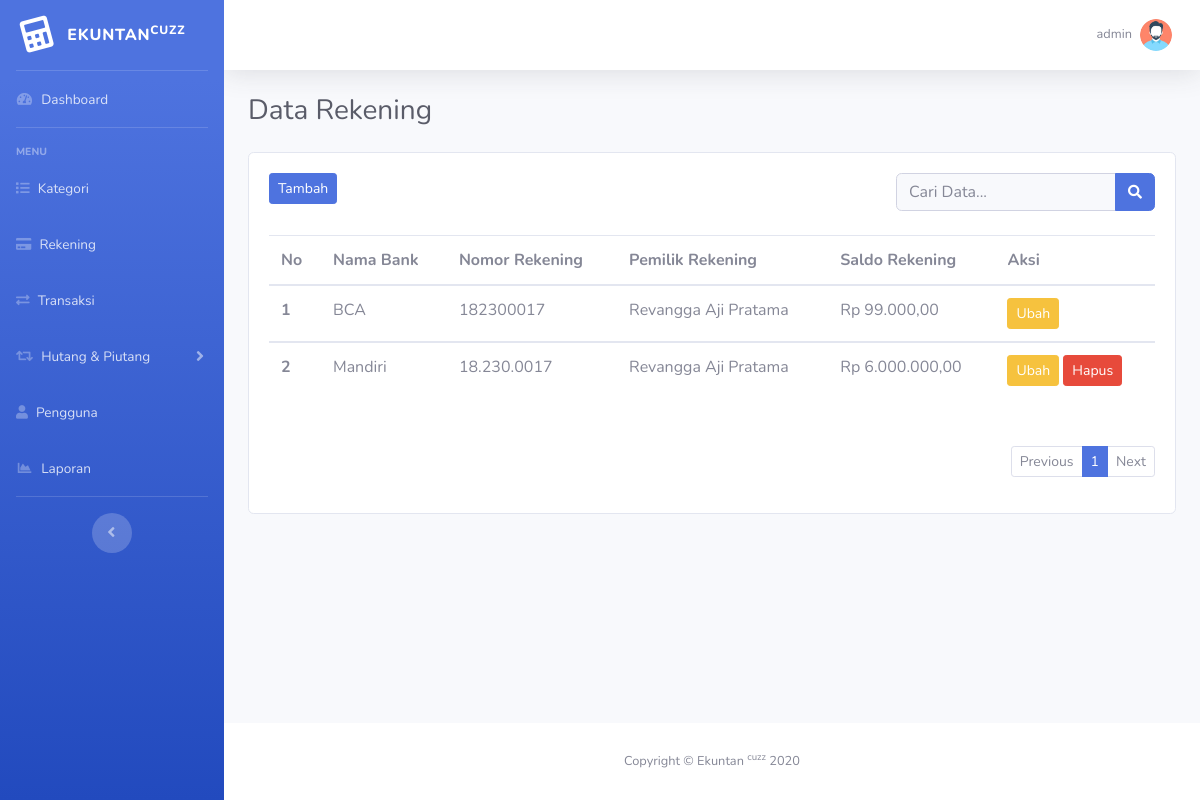
/rekening (signed in), run on the app's committed database.
### tables this page shows
CREATE TABLE `rekening` (
  `id` int(11) NOT NULL,
  `nama_bank` varchar(255) NOT NULL,
  `no_rekening` varchar(20) NOT NULL,
  `pemilik_rekening` varchar(255) NOT NULL,
  `saldo_rekening` bigint(20) NOT NULL
);

### config/rupiahs.php (called while the page is built)
<?php
function rupiah($nominal)
{
    $uang = "Rp " . number_format($nominal, 2, ',', '.');
    return $uang;
}

### pages/rekening/_table-rekening.php (the view, shortened to what this page needs)
<div class="row mt-4">
    <div class="col">
        <table class="table table-hover">
            <thead>
                <tr>
                    <th scope="col">No</th>
                    <th scope="col">Nama Bank</th>
                    <th scope="col">Nomor Rekening</th>
                    <th scope="col">Pemilik Rekening</th>
                    <th scope="col">Saldo Rekening</th>
                    <th scope="col">Aksi</th>
                </tr>
            </thead>
            <?php
               $batas = 5;
               $halaman = isset($_GET['page']) ? (int) $_GET['page'] : 1;
               $dataAwal = ($halaman > 1) ? ($halaman * $batas) - $batas : 0;
               $selanjutnya = $halaman + 1;
               $sebelumnya = $halaman - 1;
               $queryBaris = mysqli_query($connec, 'SELECT * FROM rekening');
               $totalBaris = mysqli_num_rows($queryBaris);
               $totalHalaman = ceil($totalBaris / $batas);
               $queryData = mysqli_query($connec, "SELECT * FROM rekening LIMIT $dataAwal, $batas");
               include 'pages/rekening/cari.php';
               $no = $dataAwal + 1;
               while ($rekening = mysqli_fetch_assoc($queryData)) {
               ?>
                <tbody>
                    <tr>
                        <th scope="row"><?= $no++; ?></th>
                        <td><?= $rekening['nama_bank']; ?></td>
                        <td><?= $rekening['no_rekening']; ?></td>
                        <td><?= $rekening['pemilik_rekening']; ?></td>
                        <td><?= rupiah($rekening['saldo_rekening']); ?></td>
                        <td>
                            <a href="<?= BASE_URL; ?>/rekening/ubah/<?= $rekening['id']; ?>" class="btn btn-sm btn-warning tombol-edit">Ubah</a>
                            <?php if ($rekening['id'] != 1) { ?>
                                <a href="<?= BASE_URL; ?>/rekening/hapus/<?= $rekening['id']; ?>" class="btn btn-sm btn-danger tombol-hapus">Hapus</a>
                            <?php } ?>
                        </td>
                    </tr>
                <?php } ?>
                </tbody>
        </table>
        <?php if (!isset($_GET['keyword'])) { ?>
            <nav class="mt-5">
                <ul class="pagination pagination-sm justify-content-end">
                    <?php if ($halaman == 1) { ?>
                        <li class="page-item disabled">
                            <a class="page-link" href="<?= BASE_URL; ?>/rekening/<?= $sebelumnya; ?>" tabindex="-1" aria-disabled="true">Previous</a>
                        </li>
                    <?php } else { ?>
                        <li class="page-item">
                            <a class="page-link" href="<?= BASE_URL; ?>/rekening/<?= $sebelumnya; ?>" tabindex="-1" aria-disabled="true">Previous</a>
                        </li>
                    <?php } ?>
                    <?php for ($i = 1; $i <= $totalHalaman; $i++) { ?>
                        <?php if ($i == $halaman) { ?>
                            <li class="page-item active"><a class="page-link" href="<?= BASE_URL; ?>/rekening/<?= $i; ?>"><?= $i; ?></a></li>
                        <?php } else { ?>
                            <li class="page-item"><a class="page-link" href="<?= BASE_URL; ?>/rekening/<?= $i; ?>"><?= $i; ?></a></li>
                        <?php } ?>
                    <?php } ?>
                    <?php if ($halaman == $totalHalaman) { ?>
                        <li class="page-item disabled">
                            <a class="page-link" href="<?= BASE_URL; ?>/rekening/<?= $selanjutnya; ?>">Next</a>
                        </li>
                    <?php } else { ?>
                        <li class="page-item">
                            <a class="page-link" href="<?= BASE_URL; ?>/rekening/<?= $selanjutnya; ?>">Next</a>
                        </li>
                    <?php } ?>
                </ul>
            </nav>
        <?php } ?>
    </div>
</div>

### data on the page
rekening: nama_bank "BCA", no_rekening "182300017", pemilik_rekening "Revangga Aji Pratama", saldo_rekening "Rp 99.000,00"
rekening: nama_bank "Mandiri", no_rekening "18.230.0017", pemilik_rekening "Revangga Aji Pratama", saldo_rekening "Rp 6.000.000,00"

### other printed values
$_SESSION["login"]["nama_pengguna"] "admin"
